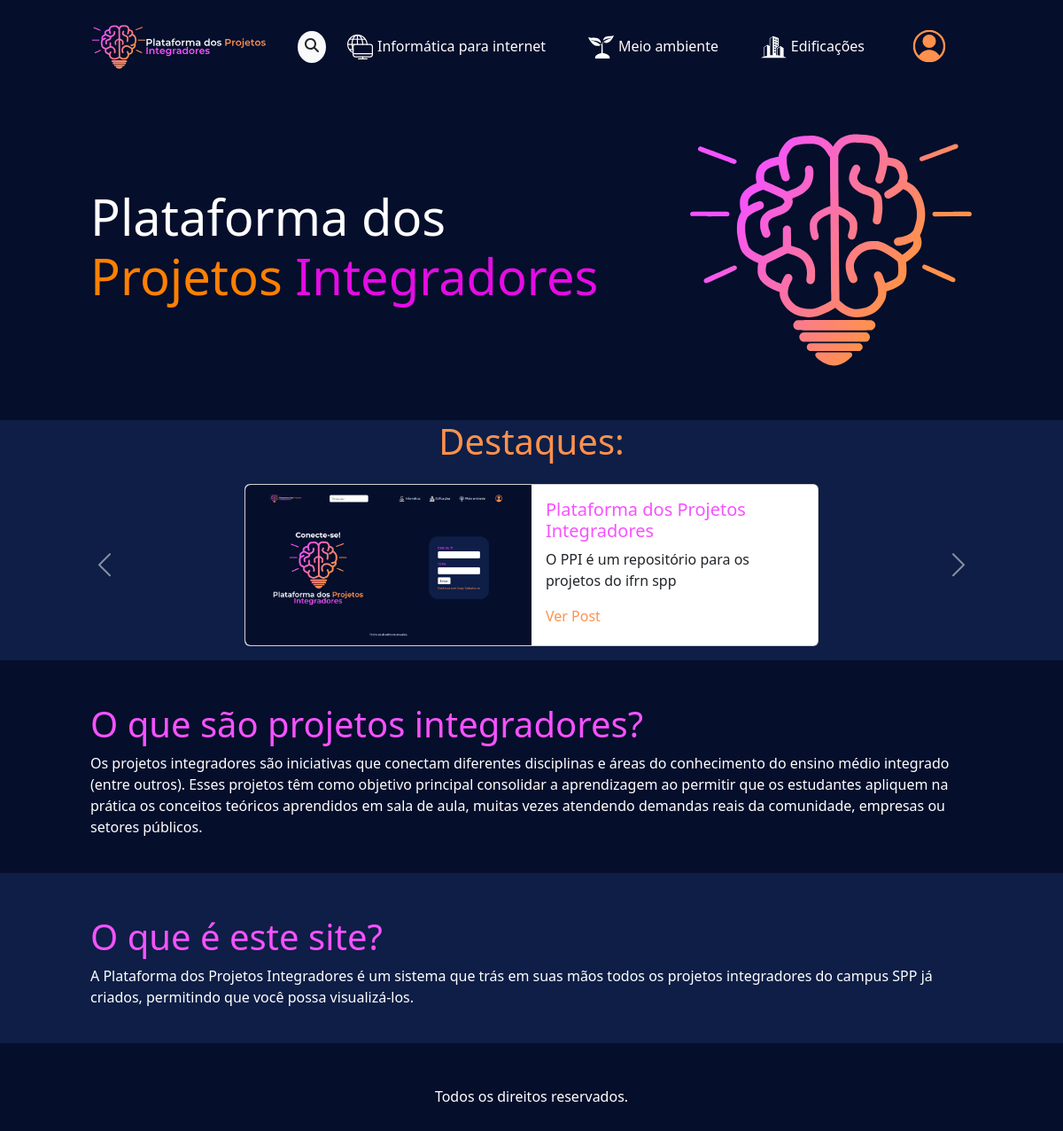
The page / on the database its author committed.
### ppi/models.py (models this page shows, shortened)
class Curso(models.Model):
    titulo = models.CharField(max_length=50)
    logo = models.FileField(blank=True)

class Projeto(models.Model):
    titulo = models.CharField(max_length=80)
    descricao = models.TextField(max_length=120)
    resumo = models.TextField(max_length=2000)
    capa = models.ImageField()
    curso = models.ForeignKey(Curso, on_delete=models.CASCADE)
    usuarios1 = models.ManyToManyField(Usuario1)
    usuarios2 = models.ManyToManyField(Usuario2)

### ppi/views.py (the view)
# urls.py: path("", views.index, name = "index"),
def index(request):
    posts = Projeto.objects.all()
    context = {
        "posts": posts,
    }
    return render(request, "index.html", context)

### ppi/context_processors.py (called while the page is built)
def cursos(request):
    return {
        "cursos" : Curso.objects.all,
    }

### ppi/templates/index.html (shortened to what this page needs)
{% extends "base.html" %}
{% load static %}
{% block conteudo %}
<div class="container custom-container mb-3 py-3">
    <div class="row g-0">
        <div class="col-md-7 d-flex justify-content-start align-items-center">
            <h1 class="text-white text-left" style="font-size: 3.5em;">
                Plataforma dos <a style="color: rgb(255, 128, 0);">Projetos</a> <a style="color: rgb(228, 12, 228);">Integradores</a>
            </h1>
        </div>
        <div class="col-md-5 d-flex justify-content-end align-items-center">
            <img src="{% static 'imgs/LogoPPI.svg' %}" alt="Logo" style="max-height: 20rem;">
        </div>
    </div>
</div>
<div class="container-fluid" style="background-color: rgb(14, 30, 70);">
    <div class="container custom-container d-flex flex-column">
      <h1 class="laranja text-center">Destaques:</h1>
      <div id="postCarousel" class="carousel slide" data-bs-ride="carousel">
        <div class="carousel-inner">
          {% for post in posts %}
            <div class="carousel-item {% if forloop.first %}active{% endif %}">
              <div class="d-flex justify-content-center align-items-center">
                <div class="card my-3 mx-1" style="max-width: 65%; max-height: 15em;">
                  <div class="row g-0">
                    <div class="col-md-6 col-12 d-flex align-items-center">
                      <img src="{{ post.capa.url }}" class="img-fluid rounded-start h-100" style="max-height:100%;" alt="{{ post.titulo }}">
                    </div>
                    <div class="col-md-6 col-12">
                      <div class="card-body">
                        <h5 class="card-title roxinho">{{ post.titulo }}</h5>
                        <p class="card-text">{{ post.descricao }}</p>
                        <a class="text-end laranja" href="{% url 'post' post.id %}">Ver Post</a>
                      </div>
                    </div>
                  </div>
                </div>
              </div>
            </div>
          {% endfor %}
        </div>
        <button class="carousel-control-prev position-absolute top-50 start-0 translate-middle-y" type="button" data-bs-target="#postCarousel" data-bs-slide="prev">
          <span class="carousel-control-prev-icon position-absolute top-50 start-0 translate-middle-y" aria-hidden="true"></span>
        </button>
        <button class="carousel-control-next position-absolute top-50 end-0 translate-middle-y" type="button" data-bs-target="#postCarousel" data-bs-slide="next">
          <span class="carousel-control-next-icon position-absolute top-50 end-0 translate-middle-y" aria-hidden="true"></span>
        </button>
      </div>
    </div>
</div>
<div class="container-fluid">
    <div class="container custom-container mt-4 py-4">
        <h1 class="roxinho">
            O que são projetos integradores?
        </h1>
        <p class="text-white">
          Os projetos integradores são iniciativas que conectam diferentes disciplinas e áreas do conhecimento do ensino médio integrado (entre outros). Esses projetos têm como objetivo principal consolidar a aprendizagem ao permitir que os estudantes apliquem na prática os conceitos teóricos aprendidos em sala de aula, muitas vezes atendendo demandas reais da comunidade, empresas ou setores públicos.
        </p>
    </div>
</div>
<div class="container-fluid blueback">
    <div class="container custom-container mt-4 py-4">
        <h1 class="roxinho">
            O que é este site?
        </h1>
        <p class="text-white">
            A Plataforma dos Projetos Integradores é um sistema que trás em suas mãos todos os projetos integradores do campus SPP já criados, permitindo que você possa visualizá-los.
        </p>
    </div>
</div>
{% endblock conteudo %}

### ppi/templates/base.html (shortened to what this page needs)
{% load static %}
<!doctype html>
<html lang="pt-br">
  <head>
    <link href="https://cdn.jsdelivr.net/npm/bootstrap@5.3.3/dist/css/bootstrap.min.css" rel="stylesheet">
  </head>
  <body style="background-color: rgb(5, 14, 43);">
    <nav class="navbar navbar-expand-lg">
        <div class="container custom-container">
          <a class="navbar-brand" href="{% url "index" %}">
            <img src="{% static 'imgs/logotopo.svg' %}" alt="Logo" style="max-height: 80px;">
          </a>
          <div class="collapse navbar-collapse" id="navbarSupportedContent">
            <ul class="navbar-nav mb-2 mb-lg-0 ms-auto d-flex align-items-center">
              <a href="{% url "login" %}" class="bg-light rounded-circle">
                <i class="fa-solid fa-magnifying-glass p-2 text-dark"></i>
              </a>
              {% for curso in cursos %}
              <li class="nav-item mx-3">
                <a class="{% if request.path == '/projetos/' %} roxinho {% else %} text-white {% endif %} nav-link" href="{% url 'projetos' curso.id %}"><img src="{{ curso.logo.url }}" style="max-width: 1.8rem; margin-right: 5px;" alt="Informática">{{ curso.titulo }}</a>
              </li>
              {% endfor %}
              <li class="nav-item mx-3">
                <a class="nav-link" href="{% url 'verperfil' %}"><img style="max-width: 50px;" src="{% static 'imgs/btnlogin.svg' %}" alt="login"></a>
              </li>
            </ul>
          </div>
        </div>
    </nav>
    {% block conteudo %}
    {% endblock conteudo %}
    <footer class="py-5 text-center text-white">
      Todos os direitos reservados.
    </footer>
  </body>
</html>

### ppi/templates/base.html (style rules this page uses)
.roxinho { color: rgb(246, 82, 255); text-decoration: none; }
.laranja { color: rgb(255, 145, 77); text-decoration: none; }
.blueback { background-color: rgb(14, 30, 70); }
.custom-container { max-width: 85vw; width: 100%; }
html, body { height: 100%; display: grid; grid-template-rows: 1fr auto; }

### rows shown on the page
Curso: logo (picture), titulo "Informática para internet"
Curso: logo (picture), titulo "Meio ambiente"
Curso: logo (picture), titulo "Edificações"
Projeto: capa (picture), titulo "Plataforma dos Projetos Integradores", descricao "O PPI é um repositório para os projetos do ifrn spp"
